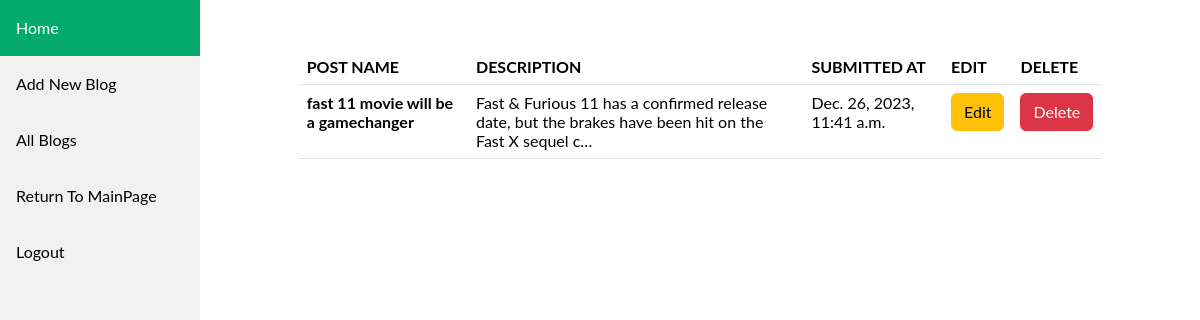
Page /account/dashboard/allblogs/ (signed in) on the committed database.
### core/models.py (models this page shows, shortened)
class Post(models.Model):
    post_title = models.CharField(max_length=255)
    post_author = models.ForeignKey(User, on_delete=models.CASCADE)
    post_body = models.TextField()
    post_thumbnail_img = models.ImageField(upload_to="media/posts/")
    post_body_img = models.ImageField(upload_to="media/posts")
    post_category = models.ForeignKey(Category, on_delete=models.CASCADE)
    date_published = models.DateTimeField()
    likes = models.ManyToManyField(User,related_name="like", null=True)

### accounts/views.py (the view)
# urls.py: path('dashboard/allblogs/',AllPostsView),
def AllPostsView(request):
    if not request.user.is_authenticated:
        return redirect(f"{settings.LOGIN_URL}?next={request.path}")
    else:
        user = request.user
        userid = user.id
        post = Post.objects.filter(post_author=request.user)
        context = {"post": post}
        return render(request, "dashboard/allposts.html", context)

### accounts/templates/dashboard/allposts.html (shortened to what this page needs)
{% extends "account_base.html" %}
{% block sidebar %}
<!DOCTYPE html>
<html lang="en">
<head>
</head>
<body>
    <div class="content">
        <div class="row">
            <div class="col-1"></div>
            <div class="col-10">
                <br>
                <br>
                <table class="table">
                    <thead>
                      <tr>
                        <th scope="col">POST NAME</th>
                        <th scope="col">DESCRIPTION</th>
                        <th scope="col">SUBMITTED AT</th>
                        <th>EDIT</th>
                        <th>DELETE</th>
                      </tr>
                    </thead>
                    <tbody>
                        {% for x in post %}
                      <tr>
                        <td><b>{{x.post_title}}</b></td>
                        <td>{{x.post_body | truncatechars:100 }}</td>
                        <td>{{x.date_published}}</td>
                        <td>
                            <form action="{% url 'edit_post' %}" method="post">
                             <button class="btn btn-warning" type="submit">Edit</button>
                            </form>
                            </td>
                        <td>
                            <button class="btn btn-danger" onclick="deleteAction('{{x.id}}')" data-bs-toggle="modal" data-bs-target="#deleteModal">Delete</button>
                        </td>
                      </tr>
                      {% endfor %}
                    </tbody>
                  </table>
            </div>
            <div class="col-1"></div>
        </div>
    </div>
</body>
</html>
{% endblock %}

### accounts/templates/sidebar.html (style rules this page uses)
body { margin: 0; font-family: "Lato", sans-serif; }
div.content { margin-left: 200px; padding: 1px 16px; height: 1000px; }

### rows in the picture
Post: post_title "fast 11 movie will be a gamechanger", post_body "Fast & Furious 11 has a confirmed release date, but the brakes have been hit on the Fast X sequel c…", date_published "Dec. 26, 2023, 11:41 a.m."
